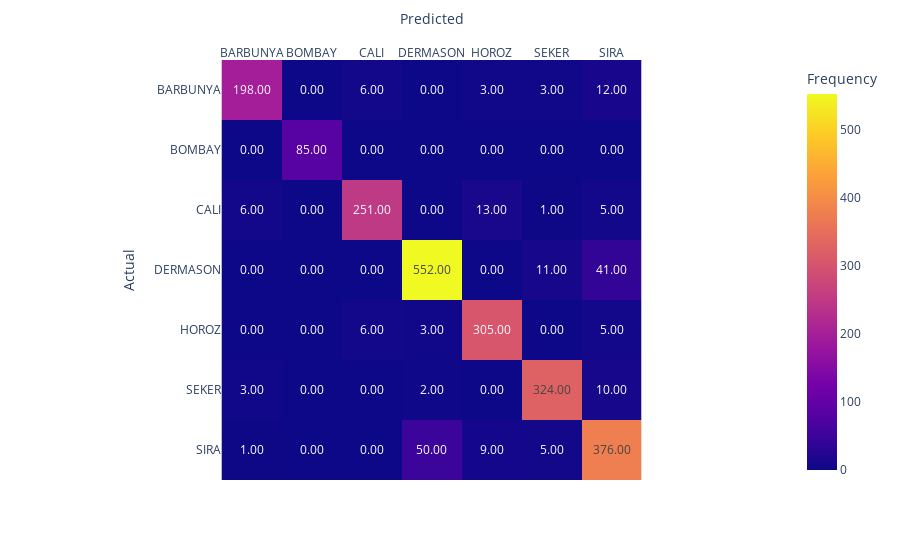
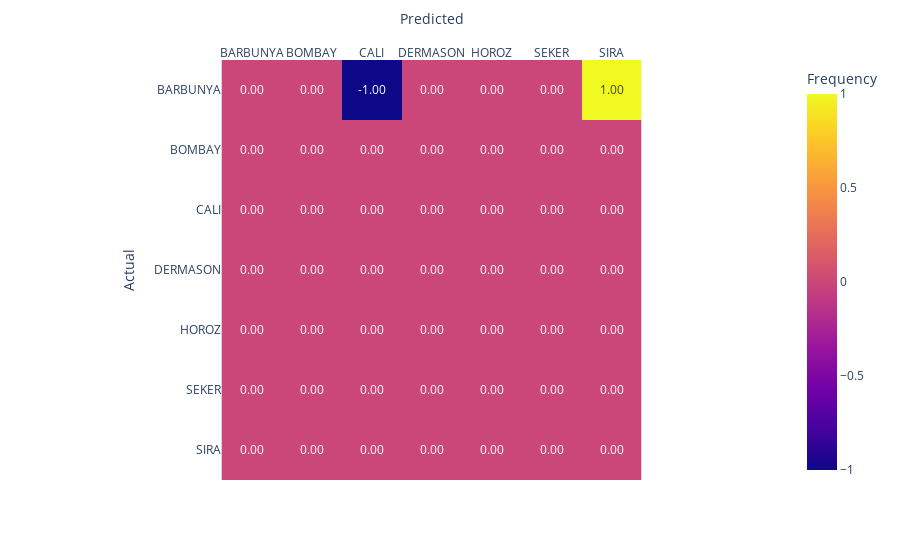

The cell these charts' notebook holds for them, in order:
### Markdown cell above
### Regresja logistyczna

### Code cell
reg = LogisticRegression(max_iter=1000)
reg.fit(X_train, y_train)
y_pred = reg.predict(X_val)
print("BEFORE FEATURE SELECTION:\n")
print(f"Accuracy: {reg.score(X_val, y_val)}")
report = classification_report(y_val, y_pred)
print("Report:\n", report)


cm1 = confusion_matrix(y_val, y_pred, labels=class_names)
#print(f"confusion matrix:")
#print(cm)

# Plot confusion matrix
fig = px.imshow(cm1, labels=dict(x="Predicted", y="Actual", color="Frequency"), x=class_names, y=class_names,text_auto='.2f')
fig.update_xaxes(side="top")
fig.show()


print("AFTER FEATURE SELECTION:\n")
reg = LogisticRegression(max_iter=1000)
reg.fit(X_train_filtered, y_train)
y_pred = reg.predict(X_val_filtered)
print(f"Accuracy: {reg.score(X_val_filtered, y_val)}")
report = classification_report(y_val, y_pred)
print("Report:\n", report)

#print(f"confusion matrix:")
#print(cm)
cm2 = confusion_matrix(y_val, y_pred, labels=class_names)
cm3 = cm2 - cm1

# Plot confusion matrix
fig = px.imshow(cm3, labels=dict(x="Predicted", y="Actual", color="Frequency"), x=class_names, y=class_names,text_auto='.2f')
fig.update_xaxes(side="top")
fig.show()

### Figure 1 — Plotly figure (JSON) as saved in the notebook; plotly's stock layout.template omitted (floating-point values rounded to 4 significant figures)
{"data": [{"coloraxis": "coloraxis", "hovertemplate": "Predicted: %{x}<br>Actual: %{y}<br>Frequency: %{z}<extra></extra>", "name": "0", "texttemplate": "%{z:.2f}", "type": "heatmap", "x": ["BARBUNYA", "BOMBAY", "CALI", "DERMASON", "HOROZ", "SEKER", "SIRA"], "xaxis": "x", "y": ["BARBUNYA", "BOMBAY", "CALI", "DERMASON", "HOROZ", "SEKER", "SIRA"], "yaxis": "y", "z": [[198, 0, 6, 0, 3, 3, 12], [0, 85, 0, 0, 0, 0, 0], [6, 0, 251, 0, 13, 1, 5], [0, 0, 0, 552, 0, 11, 41], [0, 0, 6, 3, 305, 0, 5], [3, 0, 0, 2, 0, 324, 10], [1, 0, 0, 50, 9, 5, 376]]}], "layout": {"coloraxis": {"colorbar": {"title": {"text": "Frequency"}}, "colorscale": [[0, "#0d0887"], [0.1111, "#46039f"], [0.2222, "#7201a8"], [0.3333, "#9c179e"], [0.4444, "#bd3786"], [0.5556, "#d8576b"], [0.6667, "#ed7953"], [0.7778, "#fb9f3a"], [0.8889, "#fdca26"], [1, "#f0f921"]]}, "margin": {"t": 60}, "xaxis": {"anchor": "y", "constrain": "domain", "domain": [0, 1], "scaleanchor": "y", "side": "top", "title": {"text": "Predicted"}}, "yaxis": {"anchor": "x", "autorange": "reversed", "constrain": "domain", "domain": [0, 1], "title": {"text": "Actual"}}}}

### Figure 2 — Plotly figure (JSON) as saved in the notebook; plotly's stock layout.template omitted (floating-point values rounded to 4 significant figures)
{"data": [{"coloraxis": "coloraxis", "hovertemplate": "Predicted: %{x}<br>Actual: %{y}<br>Frequency: %{z}<extra></extra>", "name": "0", "texttemplate": "%{z:.2f}", "type": "heatmap", "x": ["BARBUNYA", "BOMBAY", "CALI", "DERMASON", "HOROZ", "SEKER", "SIRA"], "xaxis": "x", "y": ["BARBUNYA", "BOMBAY", "CALI", "DERMASON", "HOROZ", "SEKER", "SIRA"], "yaxis": "y", "z": [[0, 0, -1, 0, 0, 0, 1], [0, 0, 0, 0, 0, 0, 0], [0, 0, 0, 0, 0, 0, 0], [0, 0, 0, 0, 0, 0, 0], [0, 0, 0, 0, 0, 0, 0], [0, 0, 0, 0, 0, 0, 0], [0, 0, 0, 0, 0, 0, 0]]}], "layout": {"coloraxis": {"colorbar": {"title": {"text": "Frequency"}}, "colorscale": [[0, "#0d0887"], [0.1111, "#46039f"], [0.2222, "#7201a8"], [0.3333, "#9c179e"], [0.4444, "#bd3786"], [0.5556, "#d8576b"], [0.6667, "#ed7953"], [0.7778, "#fb9f3a"], [0.8889, "#fdca26"], [1, "#f0f921"]]}, "margin": {"t": 60}, "xaxis": {"anchor": "y", "constrain": "domain", "domain": [0, 1], "scaleanchor": "y", "side": "top", "title": {"text": "Predicted"}}, "yaxis": {"anchor": "x", "autorange": "reversed", "constrain": "domain", "domain": [0, 1], "title": {"text": "Actual"}}}}
